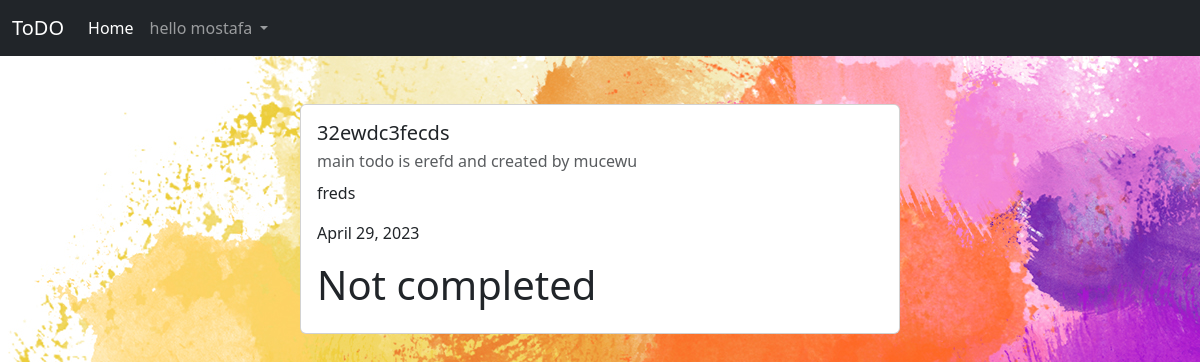
Page /detailed/21 (signed in) on the committed database.
### users/models.py (models this page shows)
class CustomUser(AbstractUser , PermissionsMixin):
    email = models.EmailField(verbose_name='email' , max_length=60 , unique=True)
    user_name = models.CharField(max_length=30 , unique=True)
    start_date = models.DateTimeField(auto_now_add=True , verbose_name='date joined')
    last_login = models.DateTimeField(auto_now=True , verbose_name='last login')
    is_staff = models.BooleanField(default=False)
    is_active = models.BooleanField(default=False)
    is_admin = models.BooleanField(default=False)
    is_superuser = models.BooleanField(default=False)
    username = None
    USERNAME_FIELD = 'email'
    REQUIRED_FIELDS = ['user_name']
    objects = MyAccountManager()
    def __str__(self):
        return self.user_name

### main/models.py (models this page shows, shortened)
class TodoItem(models.Model):
    title=models.CharField(max_length=150)
    description=models.TextField()
    is_completed = models.BooleanField(default=False)
    date_created = models.DateField(null=True , blank=True)
    todo = models.ForeignKey(Todo , on_delete=models.CASCADE)

class Todo(models.Model):
    user = models.ForeignKey(CustomUser,on_delete=models.CASCADE)
    title=models.CharField(max_length=150)
    date_created = models.DateField(null=True , blank=True)
    def __str__(self):
        return self.title

### main/views.py (the view)
# urls.py: path('detailed/<str:id>', views.detailed , name="detailed"),
@login_required
def detailed(request, id):
    Todoitem = TodoItem.objects.get(id=id)
    context = {"Todoitem": Todoitem}
    return render(request, "detailed.html", context)

### Templates/detailed.html
{% extends 'base.html' %} {% block content %}
<div class="card w-50 m-auto mt-5">
  <div class="card-body">
    <h5 class="card-title">{{Todoitem.title}}</h5>
    <p class="card-subtitle mb-2 text-muted">
      main todo is {{Todoitem.todo}} and created by {{Todoitem.todo.user}}
    </p>
    <p class="card-text">{{Todoitem.description}}</p>
    <p class="card-text">{{Todoitem.date_created}}</p>
    {% if Todoitem.is_completed %}
    <h1>Not completed</h1>
    {% endif %}
  </div>
</div>
{% endblock content %}

### Templates/navbar.html (shortened to what this page needs)
{% load static %}
<nav class="navbar navbar-expand-lg navbar-dark bg-dark">
  <div class="container-fluid">
    <a class="navbar-brand" href="{% url 'home'%}">ToDO</a>
    <div class="collapse navbar-collapse" id="navbarNavDropdown">
      <ul class="navbar-nav">
        <li class="nav-item">
          <a class="nav-link active" aria-current="page" href="{% url 'home'%}"
            >Home</a
          >
        </li>
        {% if user.is_authenticated %}
        <li class="nav-item dropdown">
          <a
            class="nav-link dropdown-toggle"
            href="#"
            id="navbarDropdown"
            role="button"
            data-toggle="dropdown"
            aria-haspopup="true"
            aria-expanded="false"
          >
            hello {{user.user_name}}
          </a>
        </li>
        {% endif %}
      </ul>
    </div>
  </div>
</nav>

### rows in the picture
CustomUser: user_name "mostafa"
TodoItem: title "32ewdc3fecds", todo "erefd", todo.user "mucewu", description "freds", date_created "April 29, 2023"
